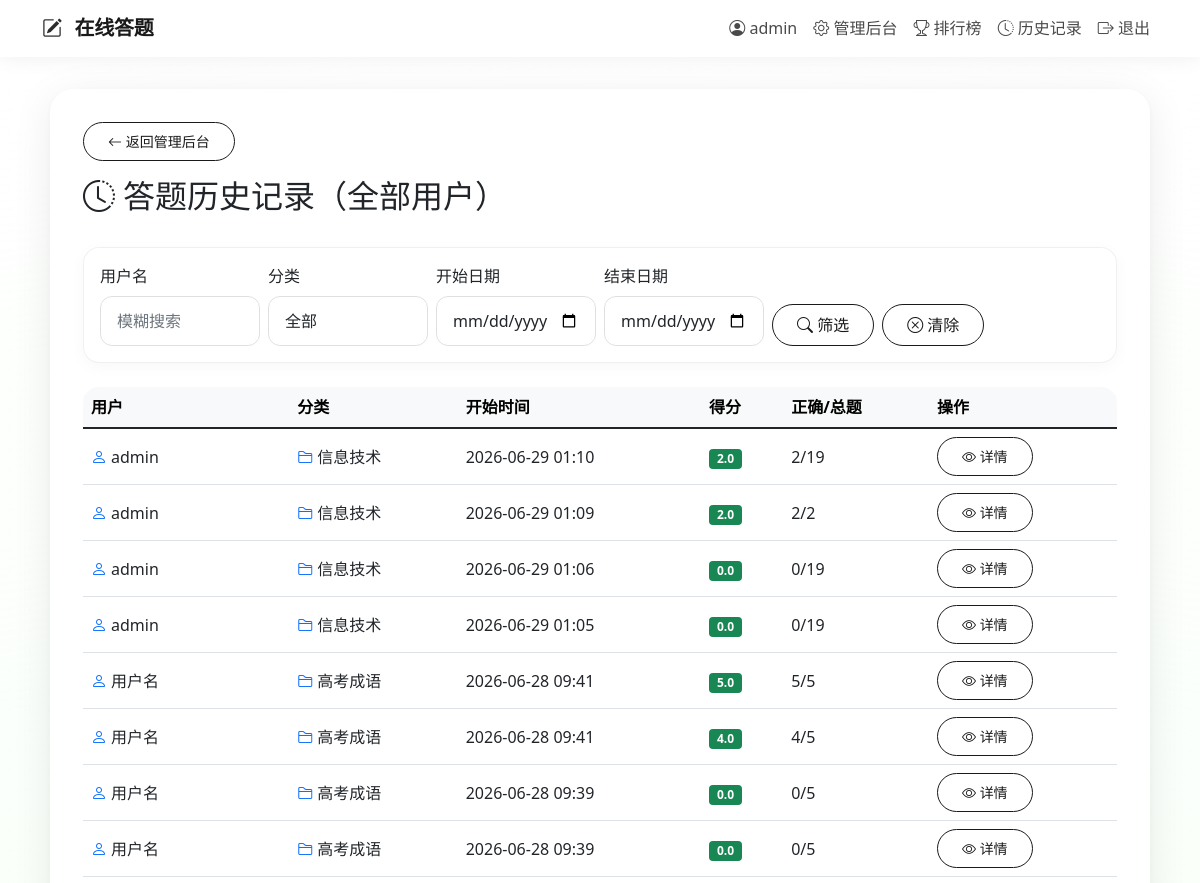
Before: /admin/history (signed in, upper part) with the older database file.
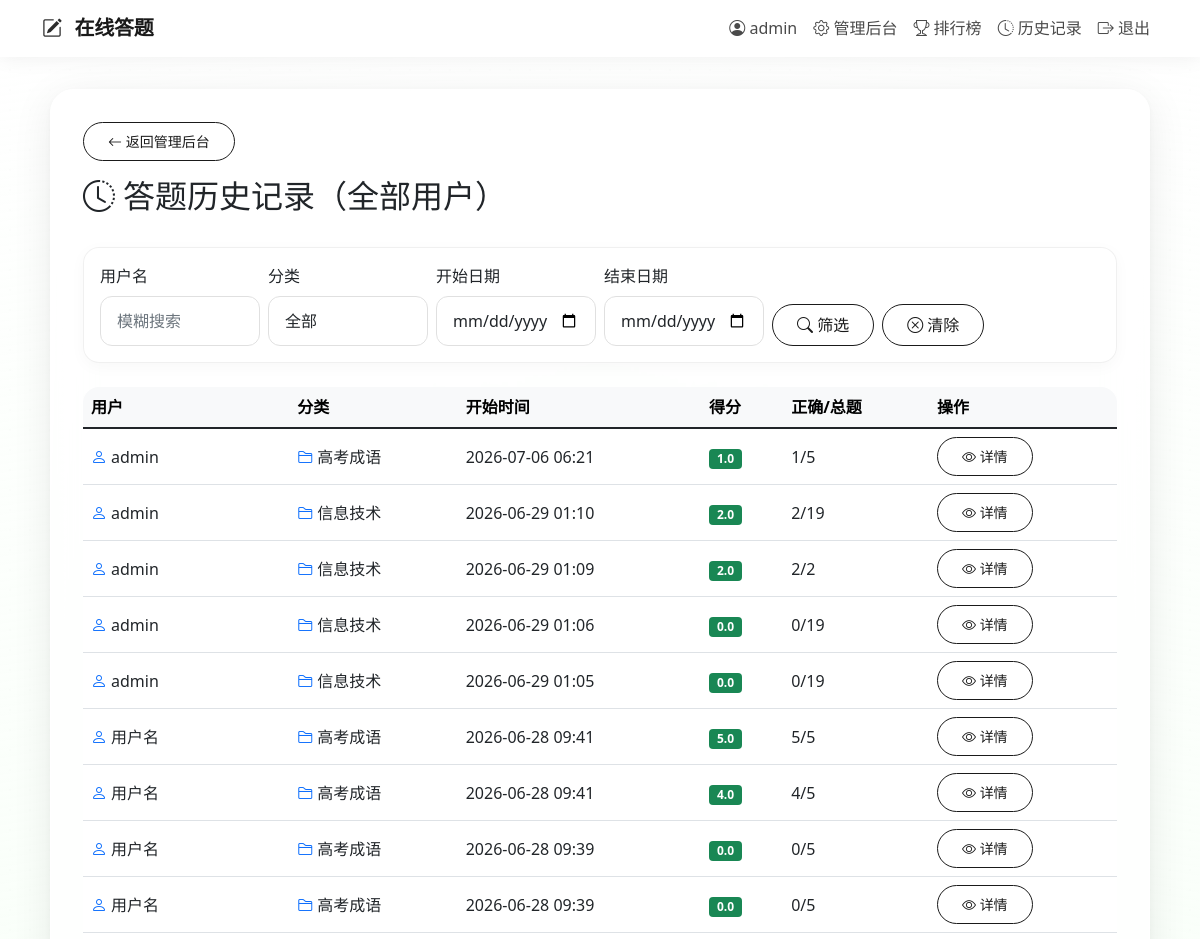
After: the same page with the newer database file.
### models.py (models this page shows)
class User(UserMixin, db.Model):
    id = db.Column(db.Integer, primary_key=True)
    username = db.Column(db.String(80), unique=True, nullable=False)
    email = db.Column(db.String(120), unique=True, nullable=False)
    password_hash = db.Column(db.String(128))
    role = db.Column(db.String(20), default='user')
    created_at = db.Column(db.DateTime, default=datetime.utcnow)
    status = db.Column(db.Boolean, default=True)
    quiz_records = db.relationship('QuizRecord', backref='user', lazy='dynamic')
    progresses = db.relationship('UserProgress', backref='user', lazy='dynamic')

class QuizRecord(db.Model):
    id = db.Column(db.Integer, primary_key=True)
    user_id = db.Column(db.Integer, db.ForeignKey('user.id'), nullable=False)
    category_id = db.Column(db.Integer, db.ForeignKey('category.id'), nullable=False)
    start_time = db.Column(db.DateTime, default=datetime.utcnow)
    end_time = db.Column(db.DateTime)
    score = db.Column(db.Float, default=0)
    total_questions = db.Column(db.Integer)
    correct_count = db.Column(db.Integer, default=0)
    details = db.relationship('QuizDetail', backref='record', lazy='select', cascade='all, delete-orphan')

class Category(db.Model):
    id = db.Column(db.Integer, primary_key=True)
    name = db.Column(db.String(100), nullable=False)
    parent_id = db.Column(db.Integer, db.ForeignKey('category.id'), nullable=True)
    sort_order = db.Column(db.Integer, default=0)
    created_at = db.Column(db.DateTime, default=datetime.utcnow)
    parent = db.relationship('Category', remote_side=[id], backref='children')
    questions = db.relationship('Question', backref='category', lazy='dynamic')
    groups = db.relationship('Group', backref='category', lazy='dynamic')
    quiz_records = db.relationship('QuizRecord', backref='category', lazy='dynamic')

### routes/admin.py (the view)
@admin_bp.route('/history')
@login_required
@admin_required
def admin_history():
    from sqlalchemy.orm import joinedload
    username = request.args.get('username', '').strip()
    category_id = request.args.get('category_id', type=int)
    start_date = request.args.get('start_date', '').strip()
    end_date = request.args.get('end_date', '').strip()
    query = QuizRecord.query.options(
        joinedload(QuizRecord.user),
        joinedload(QuizRecord.category)
    ).join(User).join(Category)
    if username:
        query = query.filter(User.username.contains(username))
    if category_id:
        query = query.filter(QuizRecord.category_id == category_id)
    if start_date:
        query = query.filter(QuizRecord.start_time >= datetime.strptime(start_date, '%Y-%m-%d'))
    if end_date:
        query = query.filter(QuizRecord.start_time <= datetime.strptime(end_date, '%Y-%m-%d') + timedelta(days=1))
    records = query.order_by(QuizRecord.start_time.desc()).limit(500).all()
    categories = Category.query.all()
    return render_template('admin/history.html', records=records, categories=categories,
                           filters={'username': username, 'category_id': category_id,
                                    'start_date': start_date, 'end_date': end_date})

### app.py (called while the page is built)
@login_manager.user_loader
def load_user(user_id):
    from models import User
    return User.query.get(int(user_id))

### utils.py (called while the page is built)
def admin_required(f):
    @wraps(f)
    def decorated_function(*args, **kwargs):
        if not current_user.is_authenticated or current_user.role != 'admin':
            flash('需要管理员权限')
            return redirect(url_for('quiz.index'))
        return f(*args, **kwargs)
    return decorated_function

### templates/admin/history.html (shortened to what this page needs)
{% extends "base.html" %}
{% block content %}
<div class="mb-3">
    <a href="{{ url_for('admin.admin_dashboard') }}" class="btn btn-outline-secondary btn-sm">
        <i class="bi bi-arrow-left"></i> 返回管理后台
    </a>
</div>
<div class="d-flex justify-content-between align-items-center mb-4">
    <h2><i class="bi bi-clock-history me-2"></i>答题历史记录（全部用户）</h2>
</div>
<div class="card mb-4">
    <div class="card-body">
        <form method="get" action="{{ url_for('admin.admin_history') }}" class="row g-2 align-items-end">
            <div class="col-md-2">
                <label class="form-label">用户名</label>
                <input type="text" name="username" class="form-control" placeholder="模糊搜索" value="{{ filters.username or '' }}">
            </div>
            <div class="col-md-2">
                <label class="form-label">分类</label>
                <select name="category_id" class="form-select">
                    <option value="">全部</option>
                </select>
            </div>
            <div class="col-md-2">
                <label class="form-label">开始日期</label>
                <input type="date" name="start_date" class="form-control" value="{{ filters.start_date or '' }}">
            </div>
            <div class="col-md-2">
                <label class="form-label">结束日期</label>
                <input type="date" name="end_date" class="form-control" value="{{ filters.end_date or '' }}">
            </div>
            <div class="col-md-4 d-flex gap-2 flex-nowrap">
                <button type="submit" class="btn btn-primary text-nowrap">
                    <i class="bi bi-search"></i> 筛选
                </button>
                <a href="{{ url_for('admin.admin_history') }}" class="btn btn-outline-secondary text-nowrap">
                    <i class="bi bi-x-circle"></i> 清除
                </a>
            </div>
        </form>
    </div>
</div>
<div class="table-responsive">
    <table class="table table-hover align-middle bg-white">
        <thead class="table-light">
            <tr>
                <th>用户</th>
                <th>分类</th>
                <th>开始时间</th>
                <th>得分</th>
                <th>正确/总题</th>
                <th>操作</th>
            </tr>
        </thead>
        <tbody>
            {% for rec in records %}
            <tr>
                <td><i class="bi bi-person me-1 text-primary"></i>{{ rec.user.username }}</td>
                <td><i class="bi bi-folder2 me-1 text-primary"></i>{{ rec.category.name }}</td>
                <td>{{ rec.start_time.strftime('%Y-%m-%d %H:%M') if rec.start_time else '-' }}</td>
                <td><span class="badge bg-success">{{ rec.score }}</span></td>
                <td>{{ rec.correct_count }}/{{ rec.total_questions }}</td>
                <td>
                    <a href="{{ url_for('quiz.result', record_id=rec.id) }}" class="btn btn-sm btn-outline-primary">
                        <i class="bi bi-eye"></i> 详情
                    </a>
                </td>
            </tr>
            {% else %}
            <tr>
                <td colspan="6" class="text-center py-4 text-muted">
                    <i class="bi bi-inbox fs-1 d-block mb-2"></i> 暂无答题记录
                </td>
            </tr>
            {% endfor %}
        </tbody>
    </table>
</div>
{% endblock %}

### templates/base.html (shortened to what this page needs)
<!DOCTYPE html>
<html lang="zh">
<head>
    <link href="https://cdn.bootcdn.net/ajax/libs/twitter-bootstrap/5.1.3/css/bootstrap.min.css" rel="stylesheet">
    <link rel="stylesheet" href="https://cdn.bootcdn.net/ajax/libs/bootstrap-icons/1.8.1/font/bootstrap-icons.css">
    <link rel="stylesheet" href="https://cdn.bootcdn.net/ajax/libs/animate.css/4.1.1/animate.min.css">
</head>
<body>
    <nav class="navbar navbar-expand-lg">
        <div class="container">
            <a class="navbar-brand" href="{{ url_for('quiz.index') }}">
                <i class="bi bi-pencil-square"></i> 在线答题
            </a>
            <div class="collapse navbar-collapse" id="navbarNav">
                <ul class="navbar-nav ms-auto">
                    {% if current_user.is_authenticated %}
                        <li class="nav-item">
                            <span class="nav-link"><i class="bi bi-person-circle"></i> {{ current_user.username }}</span>
                        </li>
                        {% if current_user.role == 'admin' %}
                            <li class="nav-item">
                                <a class="nav-link" href="{{ url_for('admin.admin_dashboard') }}"><i class="bi bi-gear"></i> 管理后台</a>
                            </li>
                        {% endif %}
                        <li class="nav-item">
                            <a class="nav-link" href="{{ url_for('quiz.leaderboard') }}"><i class="bi bi-trophy"></i> 排行榜</a>
                        </li>
                        <li class="nav-item">
                            <a class="nav-link" href="{{ url_for('quiz.history') }}"><i class="bi bi-clock-history"></i> 历史记录</a>
                        </li>
                        <li class="nav-item">
                            <a class="nav-link" href="{{ url_for('auth.auth_logout') }}"><i class="bi bi-box-arrow-right"></i> 退出</a>
                        </li>
                    {% endif %}
                </ul>
            </div>
        </div>
    </nav>
    <div class="main-wrapper">
        <div class="central-card">
            {% block content %}{% endblock %}
        </div>
    </div>
</body>
</html>

### templates/base.html (style rules this page uses)
:root { --x-pos: 50; --y-pos: 50; }
* { box-sizing: border-box; }
html, body { margin: 0; padding: 0; min-height: 100vh; font-family: 'Segoe UI', system-ui, -apple-system, sans-serif; overflow-x: hidden; }
.navbar { background: rgba(255, 255, 255, 0.75) !important; backdrop-filter: blur(16px); -webkit-backdrop-filter: blur(16px); box-shadow: 0 2px 20px rgba(0, 0, 0, 0.06); border-bottom: 1px solid rgba(255, 255, 255, 0.5); z-index: 1000; position: relative; }
.navbar-brand { font-weight: 700; color: #1a1a1a !important; letter-spacing: -0.3px; }
.navbar-brand i { color: #2c2c2c; margin-right: 8px; }
.nav-link { transition: all 0.25s; color: #4a4a4a !important; font-weight: 500; }
.main-wrapper { display: flex; justify-content: center; align-items: flex-start; min-height: calc(100vh - 76px); padding: 2rem 1rem; position: relative; z-index: 1; }
.central-card { width: 100%; max-width: 900px; background: rgba(255, 255, 255, 0.72); backdrop-filter: blur(20px); -webkit-backdrop-filter: blur(20px); border-radius: 1.5rem; border: 1px solid rgba(255, 255, 255, 0.6); box-shadow: 0 8px 40px rgba(0, 0, 0, 0.08), 0 2px 8px rgba(0, 0, 0, 0.04); padding: 2rem; animation: fadeInUp 0.5s ease-out; }
.central-card .card { border: 1px solid rgba(0,0,0,0.06); border-radius: 1rem; box-shadow: 0 4px 16px rgba(0, 0, 0, 0.03); transition: transform 0.3s, box-shadow 0.3s; background: rgba(255, 255, 255, 0.6); backdrop-filter: blur(6px); -webkit-backdrop-filter: blur(6px); }
.btn { border-radius: 2rem; padding: 0.5rem 1.5rem; font-weight: 500; transition: all 0.25s; background: transparent; border: 1.5px solid #1a1a1a; color: #1a1a1a; }
.btn-primary, .btn-success, .btn-outline-secondary { background: transparent; border: 1.5px solid #1a1a1a; color: #1a1a1a; }
.table { border-radius: 1rem; overflow: hidden; box-shadow: 0 5px 12px rgba(0, 0, 0, 0.02); background: rgba(255, 255, 255, 0.7); }
.form-control, .form-select { border-radius: 0.75rem; border: 1px solid #e0e0e0; padding: 0.75rem 1rem; background: rgba(255, 255, 255, 0.85); }

### templates/admin/history.html (style rules this page uses)
.central-card { max-width: 1100px !important; }

Changed rows visible on the page:
added QuizRecord: user.username "admin", category.name "高考成语", start_time "2026-07-06 06:21", score "1.0", correct_count "1", total_questions "5"
